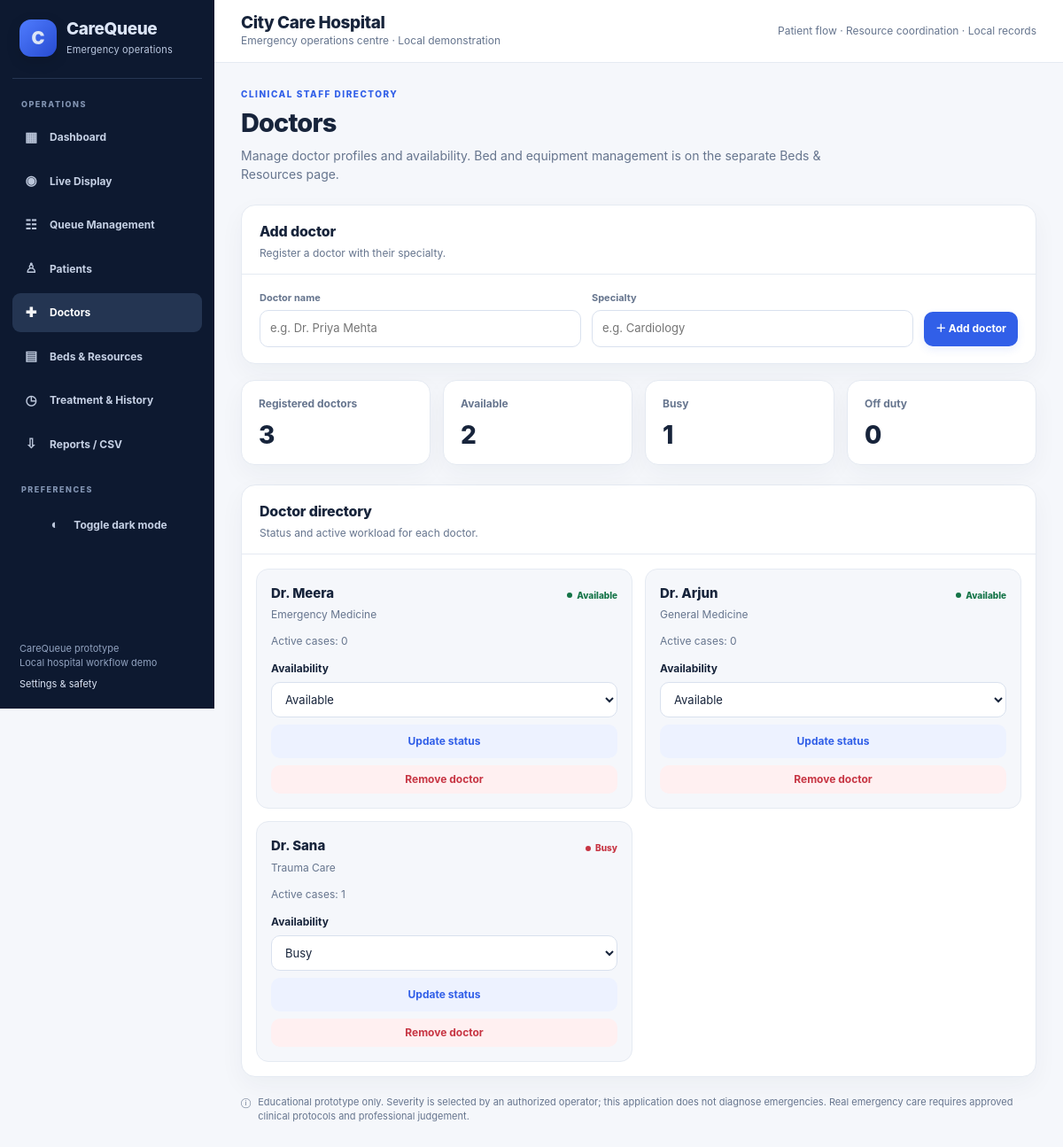
Page /doctors on the committed database.
### tables this page shows
CREATE TABLE doctors (
                id INTEGER PRIMARY KEY AUTOINCREMENT,
                name TEXT NOT NULL UNIQUE,
                specialty TEXT NOT NULL,
                status TEXT NOT NULL DEFAULT 'available'
            );

### app.py (the view)
    @app.get("/doctors")
    def doctors_page():
        db = db_connect()
        doctors = db.execute("""SELECT d.*,
            (SELECT COUNT(*) FROM patients p WHERE p.doctor_id=d.id AND p.status='in_treatment') AS active_cases
            FROM doctors d ORDER BY d.id""").fetchall()
        db.close()
        return render_template("doctors.html", doctors=doctors)

### templates/doctors.html
{% extends "base.html" %}{% block title %}Doctors{% endblock %}{% block content %}
<div class="page-heading"><div><div class="eyebrow">Clinical staff directory</div><h1>Doctors</h1><p class="lead">Manage doctor profiles and availability. Bed and equipment management is on the separate Beds & Resources page.</p></div></div>
<section class="data-panel"><div class="panel-header"><div><h2>Add doctor</h2><div class="panel-subtitle">Register a doctor with their specialty.</div></div></div><div class="panel-body"><form method="post" action="{{ url_for('add_doctor') }}" class="resource-add-form"><div><label for="doctor-name">Doctor name</label><input id="doctor-name" name="name" maxlength="100" placeholder="e.g. Dr. Priya Mehta" required></div><div><label for="doctor-specialty">Specialty</label><input id="doctor-specialty" name="specialty" maxlength="100" placeholder="e.g. Cardiology" required></div><div class="resource-add-button"><button type="submit">＋ Add doctor</button></div></form></div></section>
<div class="stats"><div class="stat-card"><div class="stat-label">Registered doctors</div><div class="stat-number">{{ doctors|length }}</div></div><div class="stat-card doctors"><div class="stat-label">Available</div><div class="stat-number">{{ doctors|selectattr('status','equalto','available')|list|length }}</div></div><div class="stat-card critical"><div class="stat-label">Busy</div><div class="stat-number">{{ doctors|selectattr('status','equalto','busy')|list|length }}</div></div><div class="stat-card"><div class="stat-label">Off duty</div><div class="stat-number">{{ doctors|selectattr('status','equalto','off_duty')|list|length }}</div></div></div>
<section class="data-panel"><div class="panel-header"><div><h2>Doctor directory</h2><div class="panel-subtitle">Status and active workload for each doctor.</div></div></div><div class="resource-admin-grid">{% for d in doctors %}<article class="resource-admin-card"><div class="resource-admin-top"><div><h3>{{ d.name }}</h3><p>{{ d.specialty }}</p></div><span class="resource-status {{ 'available' if d.status=='available' else ('busy' if d.status=='busy' else 'neutral') }}">{{ d.status|replace('_',' ')|title }}</span></div><div class="panel-subtitle">Active cases: {{ d.active_cases }}</div><form method="post" action="{{ url_for('update_doctor',doctor_id=d.id) }}"><label for="doctor-status-{{ d.id }}">Availability</label><select id="doctor-status-{{ d.id }}" name="status"><option value="available" {% if d.status=='available' %}selected{% endif %}>Available</option><option value="busy" {% if d.status=='busy' %}selected{% endif %}>Busy</option><option value="off_duty" {% if d.status=='off_duty' %}selected{% endif %}>Off duty</option></select><button class="button-soft" type="submit" style="margin-top:8px">Update status</button></form><form method="post" action="{{ url_for('delete_doctor',doctor_id=d.id) }}" onsubmit="return confirm('Remove {{ d.name }}?')"><button class="button-danger" type="submit">Remove doctor</button></form></article>{% else %}<div class="empty-state">No doctors registered yet.</div>{% endfor %}</div></section>
{% endblock %}

### templates/base.html (style rules this page uses)
:root { --bg:#f5f7fb;--surface:#fff;--ink:#17243b;--muted:#66758e;--line:#e5eaf2;--navy:#101d35;--blue:#315fe8;--blue-dark:#234ac0;--blue-soft:#edf2ff;--red:#c73543;--red-soft:#fff0f1;--amber:#a55a08;--amber-soft:#fff4df;--green:#147447;--green-soft:#e9f8f0;--shadow:0 10px 28px rgba(19,35,64,.045) }
* { box-sizing:border-box }
body { margin:0;background:var(--bg);color:var(--ink);font-family:Inter,-apple-system,BlinkMacSystemFont,"Segoe UI",sans-serif;font-size:14px;line-height:1.5;transition:background .2s,color .2s }
.eyebrow { text-transform:uppercase;letter-spacing:1.5px;font-size:10px;font-weight:800;color:var(--blue);margin-bottom:8px }
.page-heading { display:flex;align-items:flex-start;justify-content:space-between;gap:20px;margin-bottom:24px }
h1 { font-size:29px;letter-spacing:-.9px;line-height:1.2;margin:0 0 8px;font-weight:800 }
h2 { font-size:16px;letter-spacing:-.2px;margin:0;font-weight:800 }
.lead { font-size:14px;color:var(--muted);margin:0;max-width:700px }
.button,button { border:0;border-radius:10px;padding:10px 13px;font:inherit;font-size:12px;font-weight:750;display:inline-flex;align-items:center;justify-content:center;gap:7px;text-decoration:none;cursor:pointer;transition:background .15s,transform .15s }
.button-primary,button { background:var(--blue);color:white;box-shadow:0 4px 10px #315fe81a }
.button-soft { background:var(--blue-soft);color:var(--blue);box-shadow:none }
.button-danger { background:var(--red-soft);color:var(--red);box-shadow:none;padding:7px 10px }
.stats { display:grid;grid-template-columns:repeat(4,minmax(0,1fr));gap:14px;margin-bottom:22px }
.stat-card { background:var(--surface);border:1px solid var(--line);border-radius:15px;padding:17px 19px;box-shadow:var(--shadow) }
.stat-label { font-size:12px;color:var(--muted);font-weight:650 }
.stat-number { font-size:28px;line-height:1.15;font-weight:850;letter-spacing:-1px;margin-top:10px }
.panel-header { padding:17px 20px 14px;border-bottom:1px solid var(--line);display:flex;justify-content:space-between;align-items:center;gap:12px }
.panel-subtitle { color:var(--muted);font-size:12px;margin-top:4px }
.panel-body { padding:18px 20px }
label { display:block;font-size:12px;font-weight:750;margin:13px 0 6px;color:var(--ink) }
input,select,textarea { width:100%;padding:10px 11px;border:1px solid #d9e1ee;border-radius:10px;font:inherit;font-size:13px;background:var(--surface);color:var(--ink) }
.resource-status { font-size:10px;font-weight:850;margin-top:6px;display:flex;align-items:center;gap:5px }
.resource-status:before { content:"";width:6px;height:6px;border-radius:50%;background:currentColor }
.available { color:var(--green) }
.busy { color:var(--red) }
.resource-add-form { display:grid;grid-template-columns:minmax(0,1fr) minmax(0,1fr) auto;gap:12px;align-items:end }
.resource-add-form label { margin-top:0 }
.resource-add-button { padding-bottom:1px }
.resource-add-button button { min-height:39px;white-space:nowrap }
.resource-admin-grid { display:grid;grid-template-columns:repeat(2,minmax(0,1fr));gap:14px;padding:16px }
.resource-admin-card { border:1px solid var(--line);background:var(--bg);border-radius:14px;padding:16px;min-width:0 }
.resource-admin-top { display:flex;align-items:flex-start;justify-content:space-between;gap:12px;margin-bottom:12px }
.resource-admin-card h3 { font-size:15px;margin:0;font-weight:850 }
.resource-admin-card p { font-size:12px;color:var(--muted);margin:4px 0 0 }
.resource-admin-card form+form { margin-top:8px }
.resource-admin-card form button { width:100% }
.resource-admin-card .resource-status { white-space:nowrap }
.data-panel { background:var(--surface);border:1px solid var(--line);border-radius:16px;overflow:hidden;box-shadow:var(--shadow);margin-bottom:18px }
.stat-card { position:relative;overflow:hidden }
.stat-card .stat-number { letter-spacing:-1px }
.bed-filter-row label,.resource-add-form label,.inventory-form label { display:block;font-size:11px;font-weight:750;color:var(--muted);margin-bottom:6px }

### rows in the picture
doctors: name "Dr. Meera", specialty "Emergency Medicine", status "Available", active_cases "0"
doctors: name "Dr. Arjun", specialty "General Medicine", status "Available", active_cases "0"
doctors: name "Dr. Sana", specialty "Trauma Care", status "Busy", active_cases "1"

### other values in the picture
{{ doctors|length }} "3"
{{ doctors|selectattr('status','equalto','available')|list|length }} "2"
{{ doctors|selectattr('status','equalto','busy')|list|length }} "1"
{{ doctors|selectattr('status','equalto','off_duty')|list|length }} "0"
